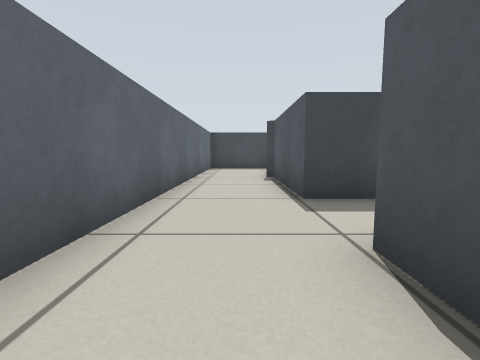
view 1 (above)

24 first-person views from a walk through a world built for the Gazebo simulator. The camera is 0.4 m above the floor, tilts 6° down and sees 85° across. The floor is counted in squares, 0.5 m on a side. Each view is taken from the middle of a square. On the plan, view 1 faces up. The plan holds only what a view shows up to about 10 squares ahead; the rest is blank.

view 2
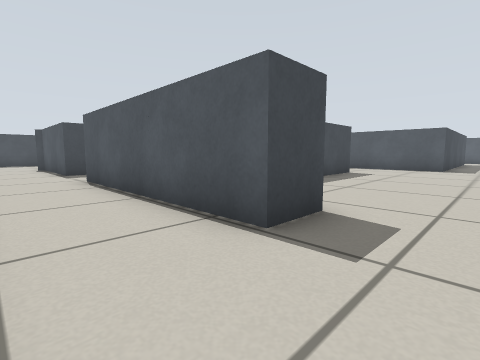

view 3
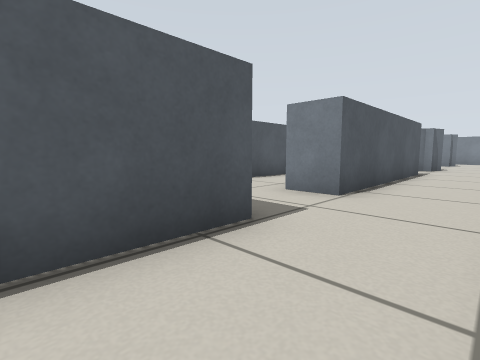

view 4
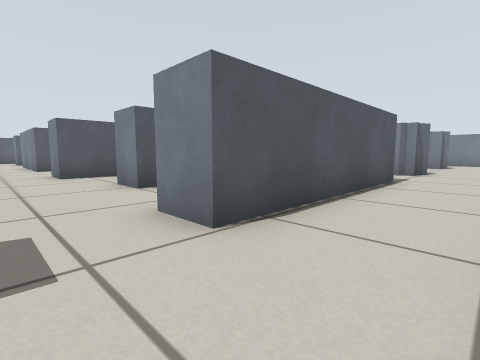

view 5
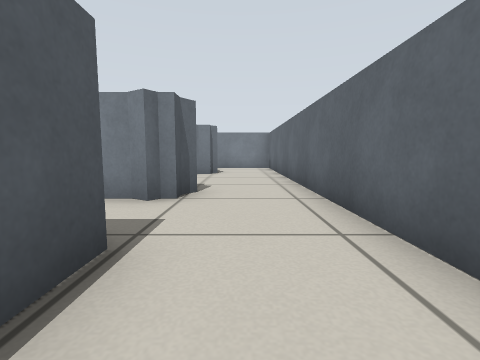

view 6
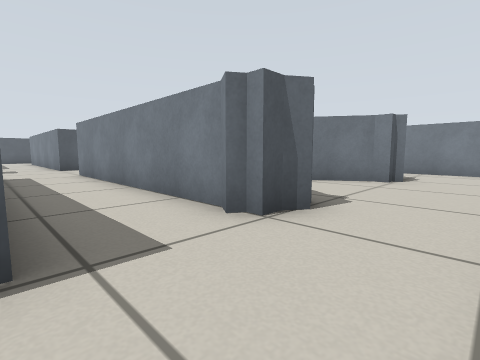

view 7
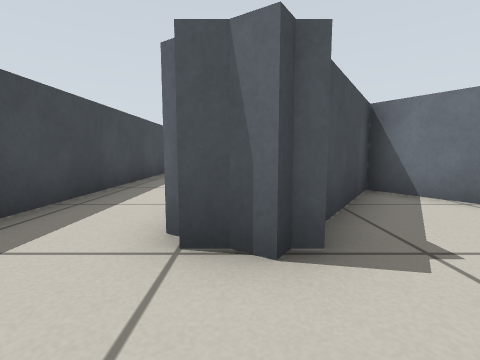

view 8
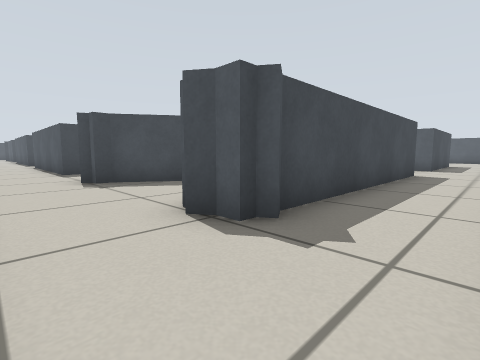

view 9
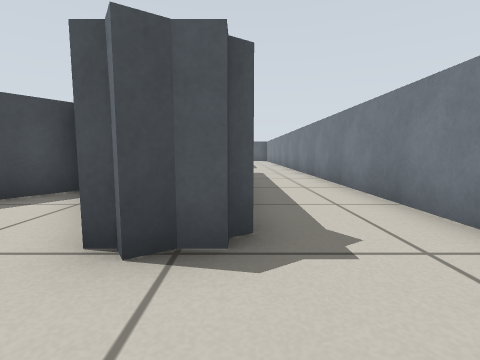

view 10
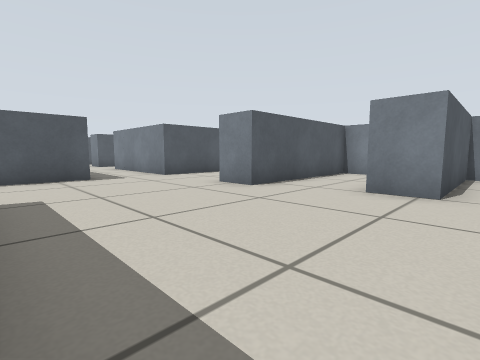

view 11
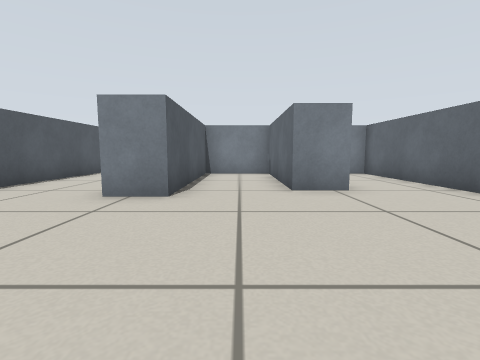

view 12
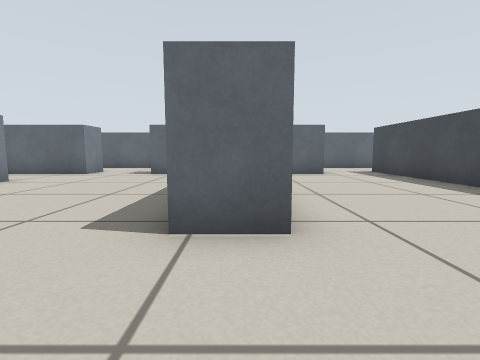

view 13
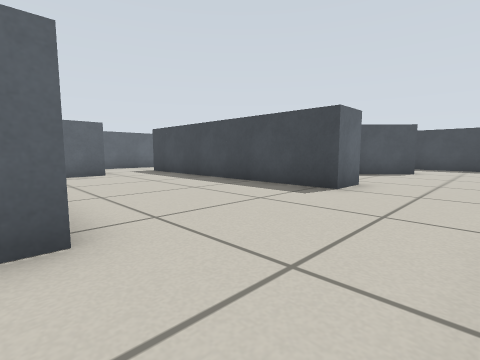

view 14
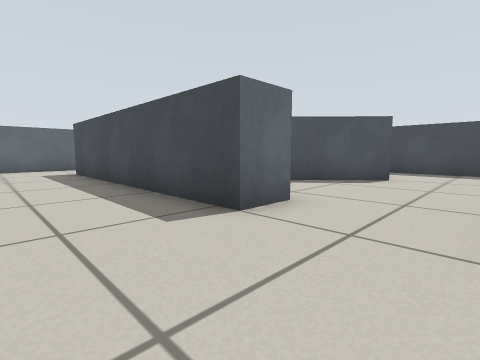

view 15
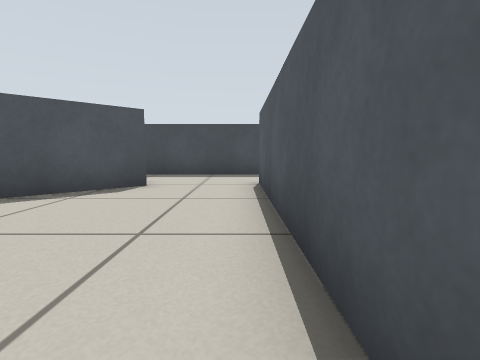

view 16
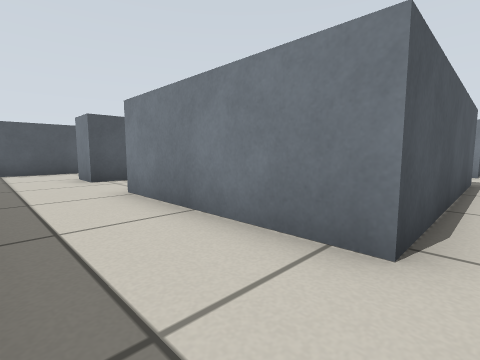

view 17
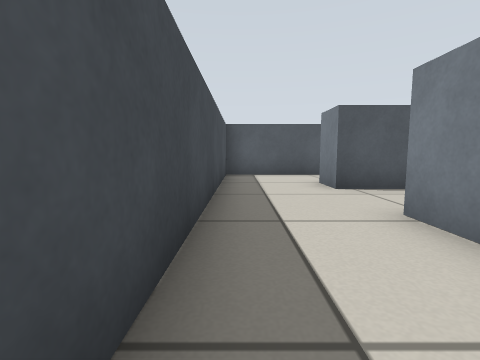

view 18
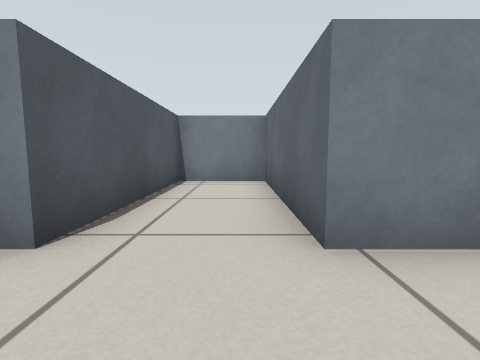

view 19
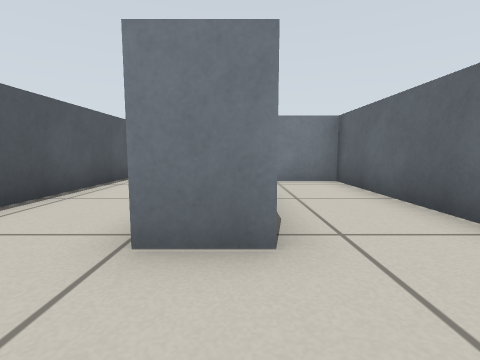

view 20
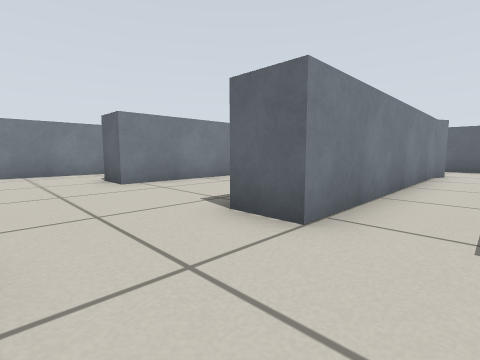

view 21
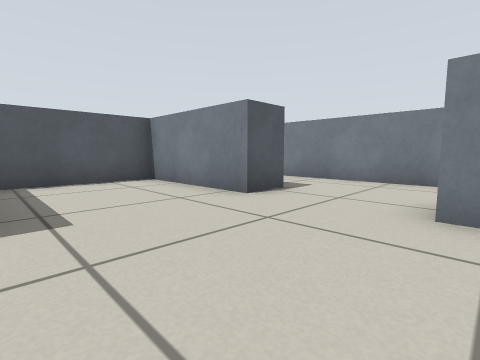

view 22
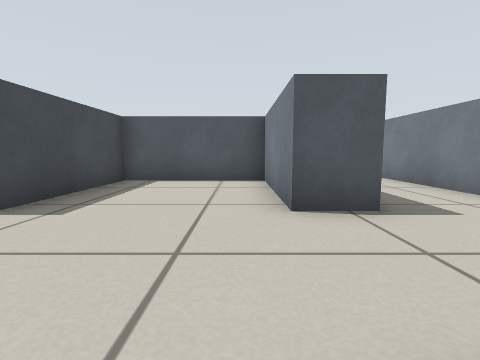

view 23
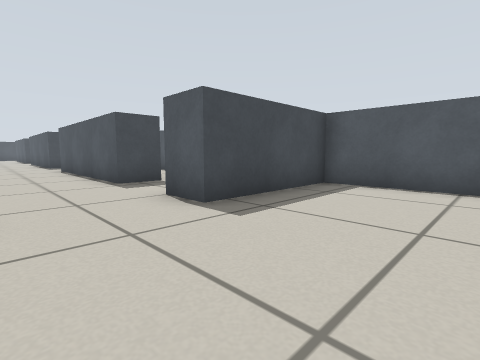

view 24
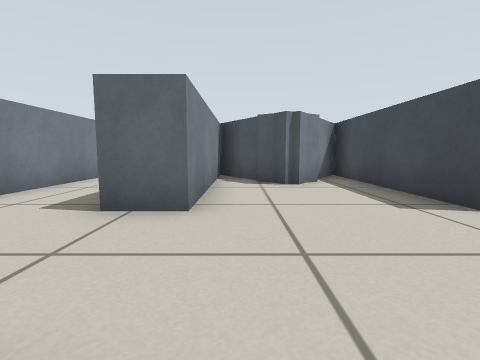

### Floor plan
Points are (right, up) in squares from view 1. A wall is a line through its corners. A room is listed if a view was taken in it or the views show most of it. See-through windows are left out.
Room 1 (views 1, 2, 3, 4, 5, 6, 7, 8, 9)
walls: (-1.5, -12.5) (-1.5, -21); (1.3, -15.6) (1.5, -15.3) (1.9, -15.5) (9.5, -15.5); (0.8, -16.3) (1.1, -15.9) (1.1, -15.5); (2.3, -4.3) (1.1, -4.3) (1.1, 2.1); (9.1, -13.1) (1.1, -13.1) (1.1, -6.7) (2.3, -6.7); (1, -20.7) (1.5, -20.7) (4.6, -18.7) (1.5, -16.7) (1, -16.7); (-0.5, -24.5) (10.4, -24.5); (9.5, -21.9) (1.9, -21.9) (1.5, -22.1) (1.4, -21.9) (1.1, -21.9) (1.1, -21.5) (0.8, -21.1); (2.6, 4.5) (1.1, 4.5) (1.1, 8.4); (-1.5, 10) (-1.5, 1.5)
ways out: opening at (1.5, -5.5) to room 2; opening at (1.5, 3.5) to room 2; opening at (9, -14.5) to room 2; opening at (9.5, -23.5) to room 2; opening at (-0.5, 9.5)
Room 2 (views 10, 11, 12, 13, 14, 15, 16, 17, 18, 19, 20, 21, 22, 23, 24)
walls: (12.5, -4.4) (12.5, -2.2); (9, -1.7) (7.3, -1.7); (9.5, -0.4) (9.5, -1.8); (12.5, 4.5) (12.5, 10.9) (17.3, 10.9) (17.3, 5.7) (19.7, 5.7) (19.7, 10.9) (21, 10.9); (2.3, -3.6) (2.3, -4.3); (2.3, -6.7) (2.3, -11.9) (2.9, -11.9); (13.8, -13.1) (12.5, -13.1) (12.5, -6.7) (13.6, -6.7); (9.5, 5.8) (9.5, 4.5) (2.6, 4.5); (4.7, -12) (4.7, -7.5) (5.9, -7.5) (5.9, -11.9) (8.3, -11.9) (8.3, -6.7) (9.5, -6.7); (2.3, 2.1) (2.3, 0.9); (9.5, -15.5) (9.5, -16.7) (3.7, -16.7) (5.3, -17.7); (9.8, 10.3) (7.6, 8.3); (5.8, -17.8) (6.1, -18.3) (6.7, -18.7) (6.1, -19.1) (5.8, -19.6); (5.5, -19.5) (3.6, -20.7); (12.8, 13.5) (10.4, 13.5); (4.4, -20.7) (9.5, -20.7) (9.5, -21.9); (12.5, -22) (12.5, -20.7) (16.5, -20.7) (16.5, -16.7) (12.5, -16.7) (12.5, -15.5); (23.5, 10.5) (23.5, 13.5) (14.5, 13.5); (10.4, -24.5) (17.4, -24.5)
ways out: opening at (1.5, -5.5) to room 1; opening at (1.5, 3.5) to room 1; opening at (9, -14.5) to room 1; opening at (9.5, -23.5) to room 1; opening at (10.5, 12.5); opening at (13, -14.5); opening at (22.5, 11)

Where each view was taken, in squares from view 1:
view 1: 0 up, 0 right, facing up
view 2: 6 down, 1 left, facing up-right
view 3: 2 down, 1 left, facing down-right
view 4: 5 down, 1 left, facing down-right
view 5: 11 down, 0 right, facing down
view 6: 13 down, 1 left, facing down-right
view 7: 16 down, 1 left, facing right
view 8: 24 down, 1 left, facing up-right
view 9: 22 down, 1 left, facing right
view 10: 2 down, 4 right, facing down-right
view 11: 2 down, 7 right, facing down
view 12: 1 down, 12 right, facing left
view 13: 1 down, 12 right, facing up-left
view 14: 2 up, 12 right, facing up-left
view 15: 4 up, 12 right, facing up
view 16: 13 up, 12 right, facing down-right
view 17: 13 up, 14 right, facing right
view 18: 13 up, 18 right, facing down
view 19: 13 up, 20 right, facing down
view 20: 14 down, 12 right, facing down-left
view 21: 17 down, 9 right, facing down-right
view 22: 20 down, 9 right, facing right
view 23: 20 down, 10 right, facing up-right
view 24: 20 down, 13 right, facing left
